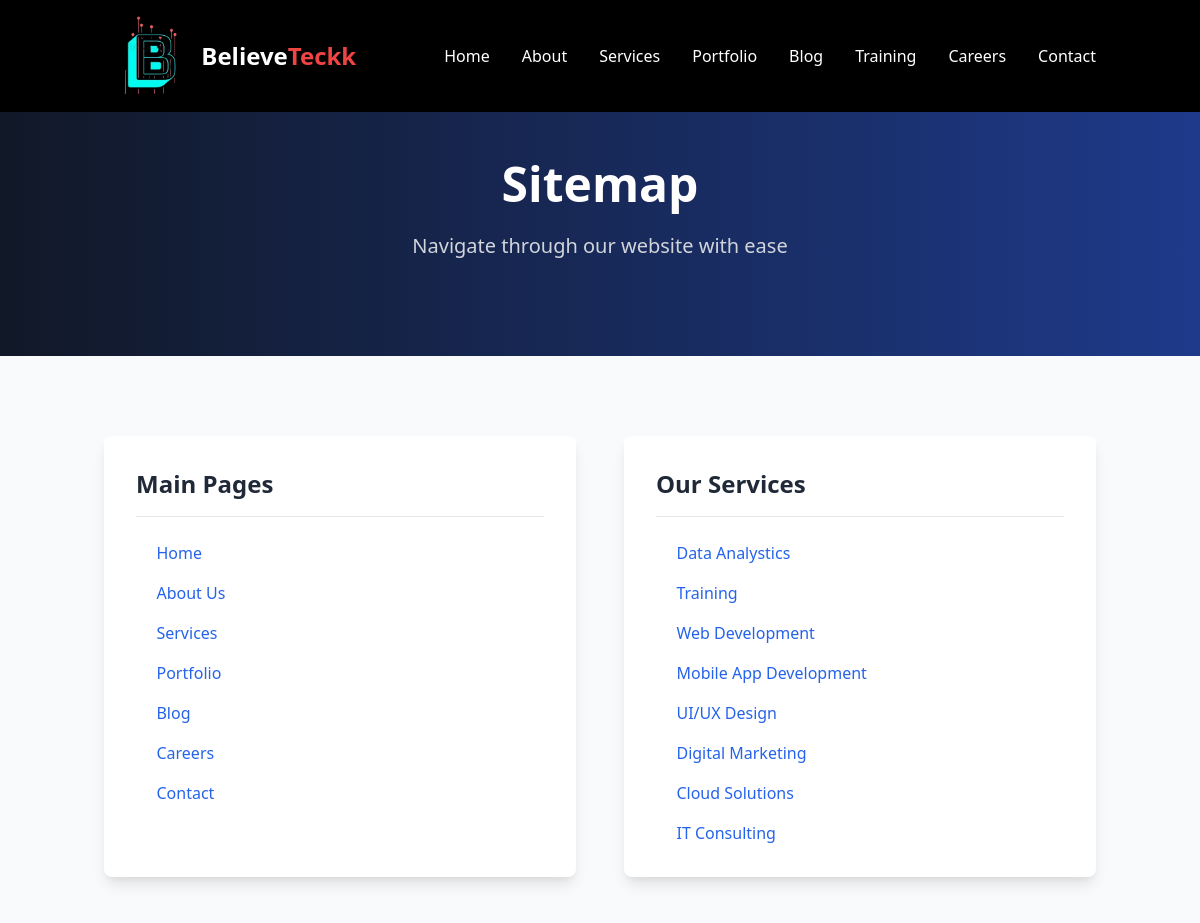
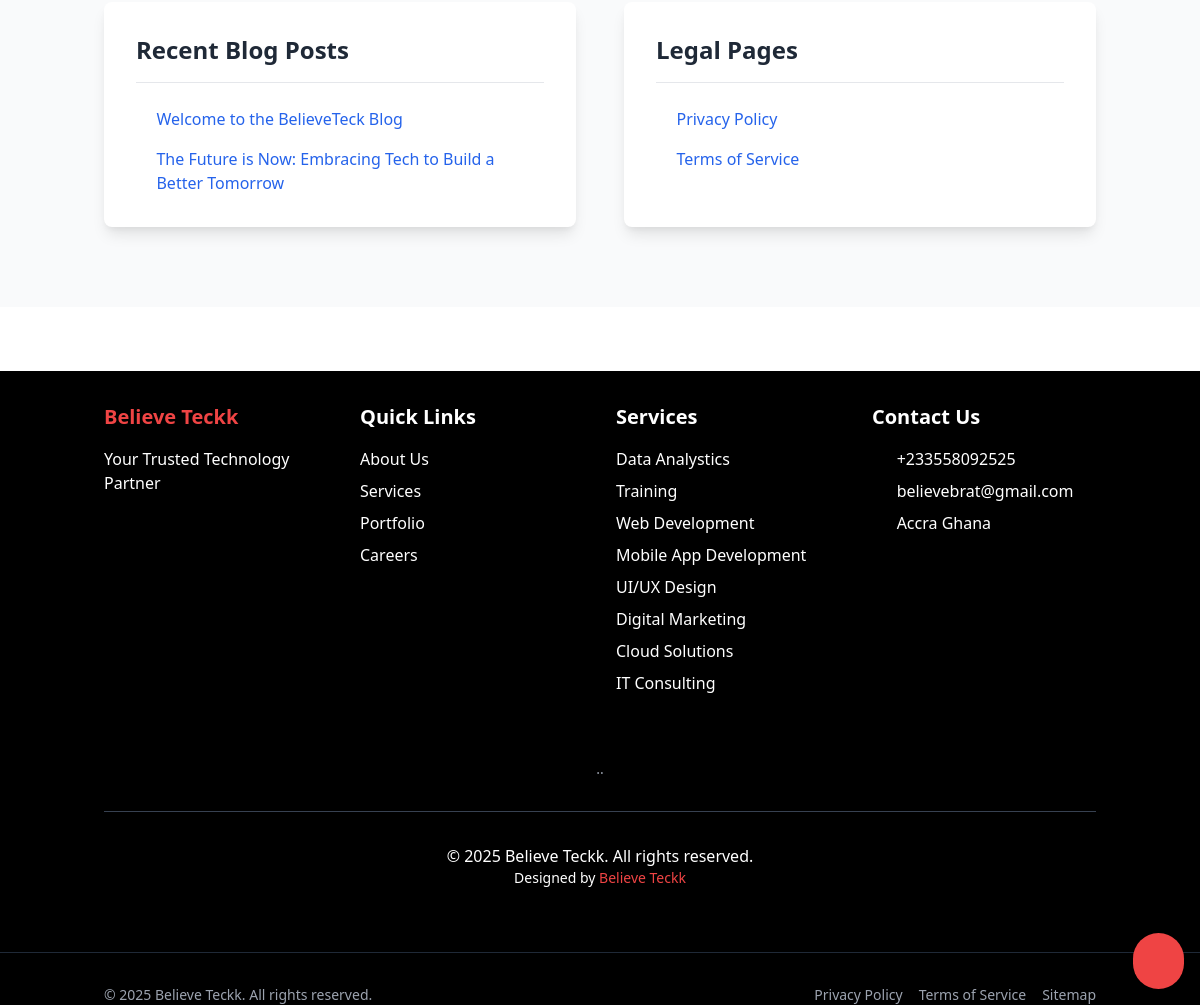
/sitemap.php, run on the app's committed database (2 pictures, top to bottom).
### tables this page shows
CREATE TABLE `services` (
  `id` int(11) NOT NULL,
  `title` varchar(255) NOT NULL,
  `slug` varchar(255) NOT NULL,
  `description` text DEFAULT NULL,
  `icon` varchar(50) DEFAULT NULL,
  `is_active` tinyint(1) DEFAULT 1,
  `created_at` timestamp NOT NULL DEFAULT current_timestamp(),
  `updated_at` timestamp NOT NULL DEFAULT current_timestamp() ON UPDATE current_timestamp()
);

CREATE TABLE `blog_posts` (
  `id` int(11) NOT NULL,
  `category_id` int(11) DEFAULT NULL,
  `title` varchar(255) NOT NULL,
  `slug` varchar(255) NOT NULL,
  `content` text DEFAULT NULL,
  `excerpt` text DEFAULT NULL,
  `featured_image` varchar(255) DEFAULT NULL,
  `author_id` int(11) DEFAULT NULL,
  `author_name` varchar(100) DEFAULT NULL,
  `status` enum('draft','published','archived') DEFAULT 'draft',
  `published_at` timestamp NULL DEFAULT NULL,
  `created_at` timestamp NOT NULL DEFAULT current_timestamp(),
  `updated_at` timestamp NOT NULL DEFAULT current_timestamp() ON UPDATE current_timestamp(),
  `is_active` tinyint(1) DEFAULT 1
);

### classes/Admin.php (called while the page is built, shortened)
<?php
class Admin extends Model {
    protected $services_table = 'services';
    protected $db;
    public function __construct($db) {
        $this->db = $db;
    }
    public function getSettings() {
        $sql = "SELECT * FROM settings";
        $stmt = $this->db->prepare($sql);
        $stmt->execute();
        $settings = $stmt->fetchAll(PDO::FETCH_ASSOC);
        $result = [];
        foreach ($settings as $setting) {
            $result[$setting['setting_key']] = $setting['setting_value'];
        }
        return $result;
    }
    public function getServices() {
        try {
            $sql = "SELECT * FROM {$this->services_table} ORDER BY created_at DESC";
            $stmt = $this->db->prepare($sql);
            $stmt->execute();
            return $stmt->fetchAll(PDO::FETCH_ASSOC);
        } catch (Exception $e) {
            error_log("Error getting services: " . $e->getMessage());
            throw $e;
        }
    }
}

### sitemap.php (the view, shortened to what this page needs)
<?php
require_once 'config/config.php';
require_once 'classes/Admin.php';
$db = Database::getInstance();
$admin = new Admin($db);
$services = $admin->getServices();
$stmt = $db->prepare("SELECT * FROM blog_posts WHERE is_active = 1 ORDER BY created_at DESC LIMIT 5");
$stmt->execute();
$blog_posts = $stmt->fetchAll(PDO::FETCH_ASSOC);
include 'includes/header.php';
?>
<section class="bg-gradient-to-r from-gray-900 to-blue-900 text-white py-24">
    <div class="container mx-auto px-4">
        <h1 class="text-5xl font-bold mb-6 text-center">Sitemap</h1>
        <p class="text-gray-300 text-xl text-center">Navigate through our website with ease</p>
    </div>
</section>
<section class="py-20 bg-gray-50">
    <div class="container mx-auto px-4 max-w-5xl">
        <div class="grid md:grid-cols-2 gap-12">
            <div class="bg-white p-8 rounded-lg shadow-lg">
                <h2 class="text-2xl font-bold mb-6 text-gray-800 border-b pb-4">Main Pages</h2>
                <ul class="space-y-4">
                    <li><a href="index.php" class="text-blue-600 hover:text-blue-800 hover:underline flex items-center"><i class="fas fa-home mr-2"></i>Home</a></li>
                    <li><a href="about.php" class="text-blue-600 hover:text-blue-800 hover:underline flex items-center"><i class="fas fa-info-circle mr-2"></i>About Us</a></li>
                    <li><a href="services.php" class="text-blue-600 hover:text-blue-800 hover:underline flex items-center"><i class="fas fa-cogs mr-2"></i>Services</a></li>
                    <li><a href="portfolio.php" class="text-blue-600 hover:text-blue-800 hover:underline flex items-center"><i class="fas fa-briefcase mr-2"></i>Portfolio</a></li>
                    <li><a href="blog.php" class="text-blue-600 hover:text-blue-800 hover:underline flex items-center"><i class="fas fa-blog mr-2"></i>Blog</a></li>
                    <li><a href="careers.php" class="text-blue-600 hover:text-blue-800 hover:underline flex items-center"><i class="fas fa-user-tie mr-2"></i>Careers</a></li>
                    <li><a href="contact.php" class="text-blue-600 hover:text-blue-800 hover:underline flex items-center"><i class="fas fa-envelope mr-2"></i>Contact</a></li>
                </ul>
            </div>
            <div class="bg-white p-8 rounded-lg shadow-lg">
                <h2 class="text-2xl font-bold mb-6 text-gray-800 border-b pb-4">Our Services</h2>
                <ul class="space-y-4">
                    <?php foreach ($services as $service): ?>
                    <li>
                        <a href="services.php#<?php echo htmlspecialchars($service['id']); ?>" class="text-blue-600 hover:text-blue-800 hover:underline flex items-center">
                            <i class="fas fa-check-circle mr-2"></i>
                            <?php echo htmlspecialchars($service['title']); ?>
                        </a>
                    </li>
                    <?php endforeach; ?>
                </ul>
            </div>
            <div class="bg-white p-8 rounded-lg shadow-lg">
                <h2 class="text-2xl font-bold mb-6 text-gray-800 border-b pb-4">Recent Blog Posts</h2>
                <ul class="space-y-4">
                    <?php foreach ($blog_posts as $post): ?>
                    <li>
                        <a href="blog-post.php?id=<?php echo htmlspecialchars($post['id']); ?>" class="text-blue-600 hover:text-blue-800 hover:underline flex items-center">
                            <i class="fas fa-file-alt mr-2"></i>
                            <?php echo htmlspecialchars($post['title']); ?>
                        </a>
                    </li>
                    <?php endforeach; ?>
                </ul>
            </div>
            <div class="bg-white p-8 rounded-lg shadow-lg">
                <h2 class="text-2xl font-bold mb-6 text-gray-800 border-b pb-4">Legal Pages</h2>
                <ul class="space-y-4">
                    <li><a href="privacy-policy.php" class="text-blue-600 hover:text-blue-800 hover:underline flex items-center"><i class="fas fa-shield-alt mr-2"></i>Privacy Policy</a></li>
                    <li><a href="terms-of-service.php" class="text-blue-600 hover:text-blue-800 hover:underline flex items-center"><i class="fas fa-file-contract mr-2"></i>Terms of Service</a></li>
                </ul>
            </div>
        </div>
    </div>
</section>
<?php include 'includes/footer.php'; ?>

### includes/footer.php (shortened to what this page needs)
<?php
require_once(__DIR__ . '/../config/config.php');
require_once(__DIR__ . '/../classes/Admin.php');
$db = Database::getInstance();
$admin = new Admin($db);
$settings = $admin->getSettings();
?>
    </main>
    <footer class="bg-black text-white mt-16">
        <div class="container mx-auto px-4 py-8">
            <div class="grid grid-cols-1 md:grid-cols-4 gap-8">
                <div>
                    <h3 class="text-xl font-bold text-red-500 mb-4"><?php echo htmlspecialchars($settings['site_name'] ?? 'Believe Teckk'); ?></h3>
                    <p class="mb-4"><?php echo htmlspecialchars($settings['site_description'] ?? 'Your Trusted Technology Partner'); ?></p>
                    <div class="flex space-x-4">
                        <?php if (!empty($settings['social_facebook'])): ?>
                        <a href="<?php echo htmlspecialchars($settings['social_facebook']); ?>" class="text-white hover:text-red-500 transition duration-300" target="_blank">
                            <i class="fab fa-facebook-f"></i>
                        </a>
                        <?php endif; ?>
                        <?php if (!empty($settings['social_twitter'])): ?>
                        <a href="<?php echo htmlspecialchars($settings['social_twitter']); ?>" class="text-white hover:text-red-500 transition duration-300" target="_blank">
                            <i class="fab fa-twitter"></i>
                        </a>
                        <?php endif; ?>
                        <?php if (!empty($settings['social_linkedin'])): ?>
                        <a href="<?php echo htmlspecialchars($settings['social_linkedin']); ?>" class="text-white hover:text-red-500 transition duration-300" target="_blank">
                            <i class="fab fa-linkedin-in"></i>
                        </a>
                        <?php endif; ?>
                    </div>
                </div>
                <div>
                    <h3 class="text-xl font-bold mb-4">Quick Links</h3>
                    <ul class="space-y-2">
                        <li><a href="about.php" class="hover:text-red-500 transition duration-300">About Us</a></li>
                        <li><a href="services.php" class="hover:text-red-500 transition duration-300">Services</a></li>
                        <li><a href="portfolio.php" class="hover:text-red-500 transition duration-300">Portfolio</a></li>
                        <li><a href="careers.php" class="hover:text-red-500 transition duration-300">Careers</a></li>
                    </ul>
                </div>
                <div>
                    <h3 class="text-xl font-bold mb-4">Services</h3>
                    <ul class="space-y-2">
                        <?php
                        $services = $admin->getServices();
                        foreach ($services as $service): ?>
                            <li><a href="services.php#<?php echo htmlspecialchars($service['id']); ?>" class="hover:text-red-500 transition duration-300"><?php echo htmlspecialchars($service['title']); ?></a></li>
                        <?php endforeach; ?>
                    </ul>
                </div>
                <div>
                    <h3 class="text-xl font-bold mb-4">Contact Us</h3>
                    <ul class="space-y-2">
                        <?php if (!empty($settings['contact_phone'])): ?>
                        <li><i class="fas fa-phone mr-2"></i> <?php echo htmlspecialchars($settings['contact_phone']); ?></li>
                        <?php endif; ?>
                        <?php if (!empty($settings['contact_email'])): ?>
                        <li><i class="fas fa-envelope mr-2"></i> <?php echo htmlspecialchars($settings['contact_email']); ?></li>
                        <?php endif; ?>
                        <?php if (!empty($settings['contact_address'])): ?>
                        <li><i class="fas fa-map-marker-alt mr-2"></i> <?php echo htmlspecialchars($settings['contact_address']); ?></li>
                        <?php endif; ?>
                    </ul>
                </div>
                <p class="text-center text-sm text-gray-400 mt-8 md:col-span-4">.<a href="admin/login.php">.</a></p>
            </div>
            <div class="border-t border-gray-700 mt-8 pt-8 text-center">
                <p>&copy; <?php echo date('Y'); ?> <?php echo htmlspecialchars($settings['site_name'] ?? 'Believe Teckk'); ?>. All rights reserved.</p>
                <p class="text-sm">Designed by <a href="https://believe-teckk.com" class="text-red-500 hover:underline" target="_blank">Believe Teckk</a></p>
            </div>
        </div>
        <div class="border-t border-gray-800 mt-8 pt-8">
            <div class="container mx-auto px-4">
                <div class="flex flex-wrap justify-between items-center">
                    <div class="text-sm text-gray-400">
                        © <?php echo date('Y'); ?> <?php echo htmlspecialchars($settings['site_name'] ?? 'Believe Teckk'); ?>. All rights reserved.
                    </div>
                    <div class="flex space-x-4 text-sm text-gray-400">
                        <a href="privacy-policy.php" class="hover:text-white">Privacy Policy</a>
                        <a href="terms-of-service.php" class="hover:text-white">Terms of Service</a>
                        <a href="sitemap.php" class="hover:text-white">Sitemap</a>
                    </div>
                </div>
            </div>
        </div>
    </footer>
    <?php include 'includes/chat-bubble.php'; ?>
</body>
</html>

### data on the page
services: title "Data Analystics"
services: title "Training"
services: title "Web Development"
services: title "Mobile App Development"
services: title "UI/UX Design"
services: title "Digital Marketing"
services: title "Cloud Solutions"
services: title "IT Consulting"
blog_posts: title "Welcome to the BelieveTeck Blog"
blog_posts: title "The Future is Now: Embracing Tech to Build a Better Tomorrow"

### other printed values
$label "Home"
$label "About"
$label "Services"
$label "Portfolio"
$label "Blog"
$label "Training"
$label "Careers"
$label "Contact"
$settings['site_name'] "Believe Teckk"
$settings['site_description'] "Your Trusted Technology Partner"
$settings['contact_phone'] "+233558092525"
$settings['contact_email'] "believebrat@gmail.com"
$settings['contact_address'] "Accra Ghana"
